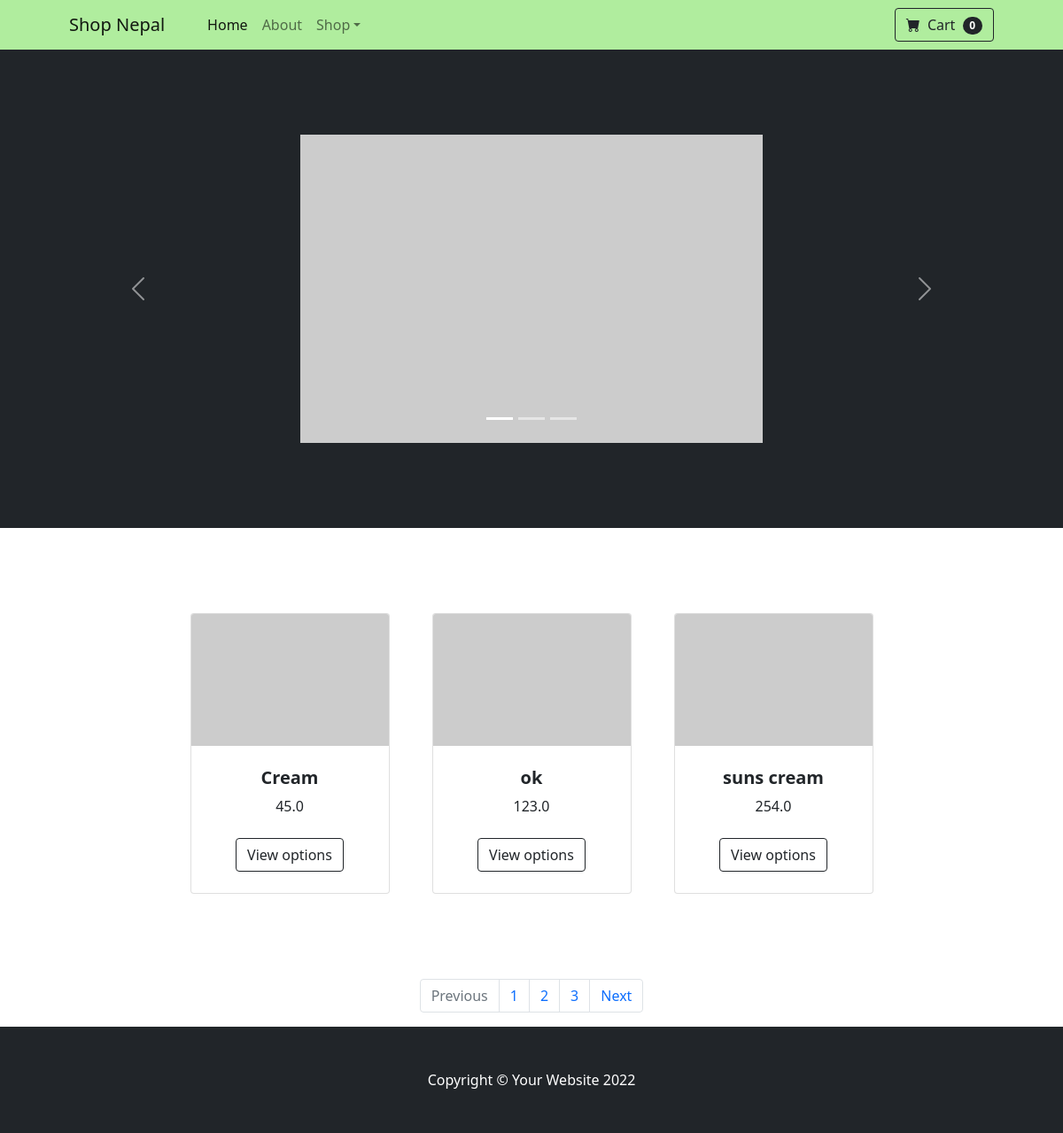
The page /category/Beauty/ on the database its author committed.
### mysite/models.py (models this page shows)
class Product(models.Model):
    product_id= models.AutoField(primary_key=True)
    title = models.CharField(max_length=255)
    price= models.FloatField()
    c_id= models.ForeignKey(Category, on_delete=models.CASCADE)

### mysite/views.py (the view)
# urls.py: path('category/<str:category>/', views.category, name="category"),
def category(request, category):
    data_manager= DataManager()
    categories= data_manager.get_all_category()
    products= data_manager.get_products_by_category(category=category)
    cat_list=[]
    prod_list=[]
    for category in categories:
        cat_list.append(category.category)
    for product in products:
        prod_list.append(product)
    context= {"categories":cat_list, "products":prod_list}
    print(context)
    return render(request, "index.html", context)

### mysite/DatabaseManager.py (called while the page is built)
    def get_all_category(self):
        return Category.objects.all()

    def get_products_by_category(self, category):
        c= Category.objects.get(category=category)
        return Product.objects.filter(c_id=c.category_id)

### mysite/Templates/index.html
{% extends 'base.html' %}
{% block body-content %}
{% include 'widgets/navigation.html' %}
{% include 'widgets/carousel.html' %}
<section class="py-5">
    <div class="container px-4 px-lg-5 mt-5">
        <div class="row gx-4 gx-lg-5 row-cols-2 row-cols-md-3 row-cols-xl-4 justify-content-center">
            {% for product in products %}
            <div class="col mb-5">
                <div class="card h-100">
                    <img class="card-img-top" src="https://dummyimage.com/450x300/dee2e6/6c757d.jpg" alt="..." />
                    <div class="card-body p-4">
                        <div class="text-center">
                            <h5 class="fw-bolder">{{product.title}}</h5>
                            {{product.price}}
                        </div>
                    </div>
                    <div class="card-footer p-4 pt-0 border-top-0 bg-transparent">
                        <div class="text-center"><a class="btn btn-outline-dark mt-auto" href="/product/{{product.title}}/{{product.product_id}}">View options</a></div>
                    </div>
                </div>
            </div>
            {% endfor %}
        </div>
    </div>
</section>
<nav aria-label="Page navigation example">
    <ul class="pagination justify-content-center">
      <li class="page-item disabled">
        <a class="page-link">Previous</a>
      </li>
      <li class="page-item"><a class="page-link" href="#">1</a></li>
      <li class="page-item"><a class="page-link" href="#">2</a></li>
      <li class="page-item"><a class="page-link" href="#">3</a></li>
      <li class="page-item">
        <a class="page-link" href="#">Next</a>
      </li>
    </ul>
  </nav>
{% endblock %}

### rows shown on the page
Product: title "Cream", price "45.0"
Product: title "ok", price "123.0"
Product: title "suns cream", price "254.0"
